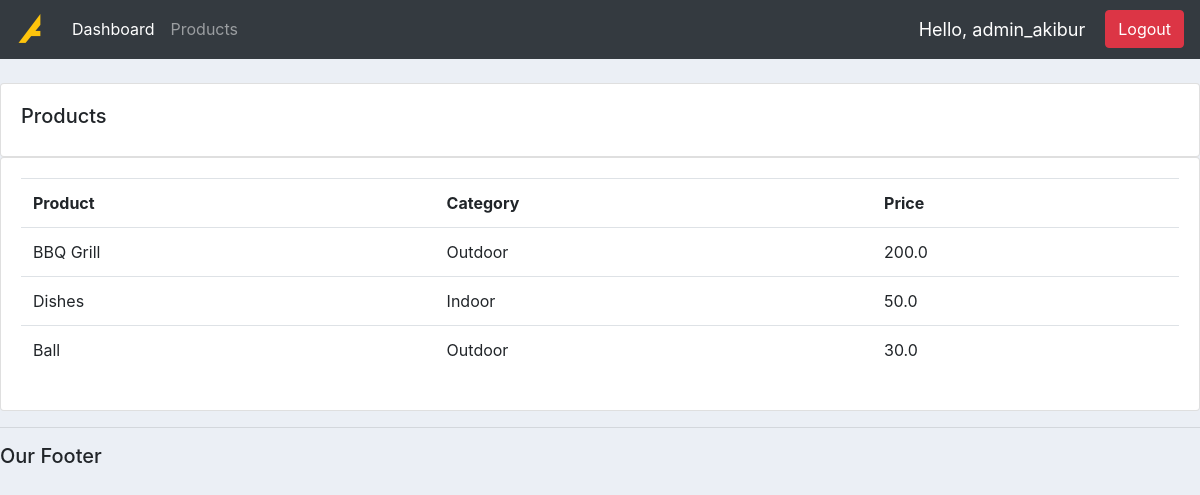
Screenshot of /products/ (signed in) with the database file from the repository.
### accounts/models.py (models this page shows, shortened)
class Product(models.Model):
    CATEGORY = (
        ('Indoor', 'Indoor'),
        ('Outdoor', 'Outdoor'),
    )
    name        = models.CharField(max_length=200, null = True)
    price       = models.FloatField(null=True)
    category    = models.CharField(max_length=200, null= True, choices=CATEGORY)
    description = models.CharField(max_length=200, null=True, blank=True)
    date_created= models.DateTimeField(auto_now_add=True, null=True)
    tags        = models.ManyToManyField(Tag) # Each Product can have many Tags and Each Tag can be added in many Products

### accounts/decorators.py (the view)
        def wrapper_func(request, *args, **kwargs):
            group = None
            if request.user.groups.exists():
                group = request.user.groups.all()[0].name
            if group in allowed_roles:
                return view_func(request, *args, **kwargs)
            else:
                return HttpResponse('Sorry! You are not authorised to visit this page.')

### accounts/views.py (called while the page is built)
@login_required(login_url='showUrlLogin')
@allowed_users(allowed_roles=['admin'])
def products(request):
    allProducts = Product.objects.all()
    context     = {
        'products' : allProducts
    }
    return render(request, 'accounts/products.html', context)

### accounts/templates/accounts/products.html
{% extends 'accounts/main.html' %}
{% block content%}
    <br>
    <div class="row">
        <div class="col-md">
            <div class="card card-body">
                <h5>Products</h5>
            </div>
            <div class="card card-body">
                <table class="table">
                    <tr>
                        <th>Product</th>
                        <th>Category</th>
                        <th>Price</th>
                    </tr>
                    {% for i in products %}
                        <tr>
                            <td>{{i.name}}</td>
                            <td>{{i.category}}</td>
                            <td>{{i.price}}</td>
                        </tr>
                    {% endfor %}
                </table>
            </div>
        </div>
    </div>
{% endblock %}

### accounts/templates/accounts/navbar.html (shortened to what this page needs)
{% load static %}
<nav class="navbar navbar-expand-lg navbar-dark bg-dark">
    <a class="navbar-brand" href="#"><img src="{% static '/images/logo.png' %}" alt=""></a>
    <div class="collapse navbar-collapse" id="navbarNav">
      <ul class="navbar-nav">
        {% if request.user.is_staff  %}
          <li class="nav-item active">
            <a class="nav-link" href="{% url 'showUrlHome' %}">Dashboard</a>
          </li>
          <li class="nav-item">
            <a class="nav-link" href="{% url 'showUrlProduct' %}">Products</a>
          </li>
        {% else %}
          <li class="nav-item">
            <a class="nav-link" href="{% url 'showUrlAccount' %}">Settings</a>
          </li>
        {% endif %}
      </ul>
    </div>
    <span id="hello-msg" >Hello, {{request.user}}  </span>
    <span><a class="btn btn-danger" href="{% url 'showUrlLogout' %}">Logout</a></span>
</nav>

### static/css/main.css (style rules this page uses)
body { background-color: #ebeff5; }

### accounts/templates/accounts/navbar.html (style rules this page uses)
#hello-msg { font-size: 18px; color: #fff; margin-right: 20px; }

### rows the page displays
Product: name "BBQ Grill", category "Outdoor", price "200.0"
Product: name "Dishes", category "Indoor", price "50.0"
Product: name "Ball", category "Outdoor", price "30.0"

### other values shown
{{ request.user }} "admin_akibur"
